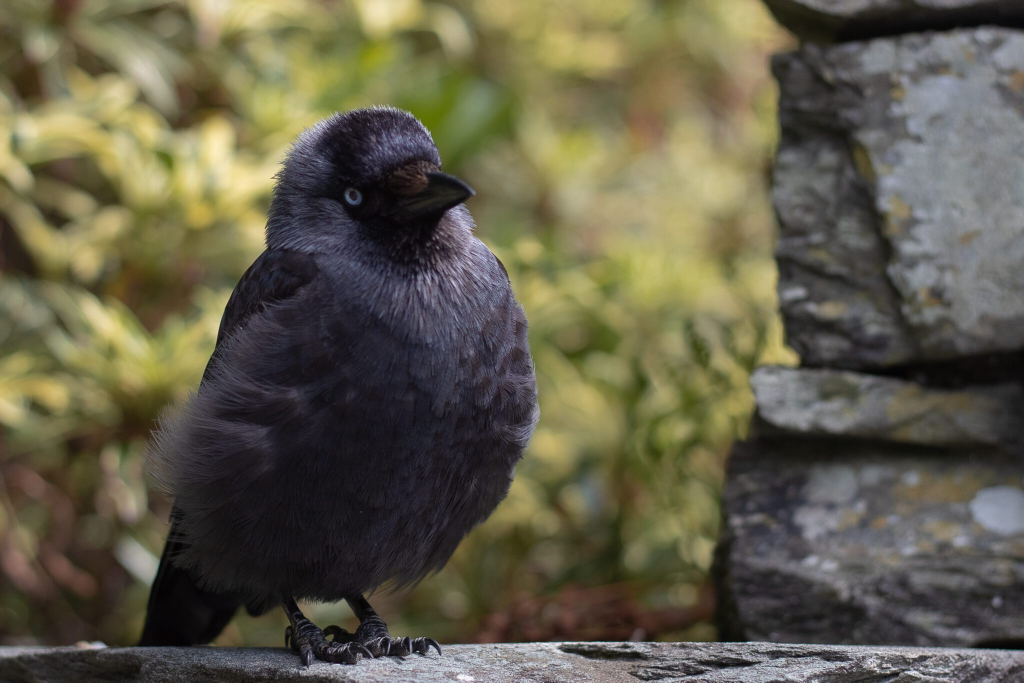
#> input picture input/bird.jpeg, 2048 x 1365 px (shown at 1/2 size)
$ python main.py --input ../input/bird.jpeg --k-value 5
#> lines starting #> are read from the running program, lines starting #| are printed output that depends on the picture
### src/image_segmentation.py
import random

import cv2
import numpy as np


def _dist(a, b):
    """Calculate the distance between 2 points in a 3D coordinate system."""
    return np.sqrt(np.sum((b - a) ** 2, 2))


def apply_k_means(img, k, max_iter):
    """
    Apply K-means clustering to segment an image.

    Args:
        img: Input image in BGR or RGB format
        k: Number of clusters
        max_iter: Maximum number of iterations

    Returns:
        Segmented image where each pixel is replaced with its cluster color
    """
    # Make a copy of the image to avoid modifying the original
    img_copy = img.copy()

    # Split image into channels, reformat to h x w x c structure
    img_copy = np.array(cv2.split(img_copy))
    img_copy = img_copy.transpose(1, 2, 0)

    # Exit conditions
    iter_count = 0
    moved = True

    # Initial cluster centers - randomly initialize
    # Ensure clusters are numpy arrays for consistent types
    clusters = np.array(
        [[random.randint(0, 255) for i in range(3)] for j in range(k)], dtype=np.float32
    )

    while iter_count < max_iter and moved:
        iter_count += 1

        # Calculate distance between pixels and each cluster
        distances = np.array([_dist(img_copy, clusters[i]) for i in range(k)])

        # Index (0, ..., k) of the nearest cluster center for each pixel
        nearest = np.argmin(distances, 0)

        # Store previous clusters for comparison
        prev_clusters = clusters.copy()

        # Update each cluster center
        for i in range(k):
            # Create mask of which pixels belong to the cluster
            ind = np.where(nearest == i, True, False)

            # Check if any pixels are assigned to this cluster
            if np.any(ind):
                # Apply mask to image to extract subset of pixels
                subset = img_copy[ind]

                # Calculate mean of the identified subset - update cluster centers
                # Handle potential empty clusters
                if len(subset) > 0:
                    clusters[i] = [
                        np.round(np.mean(subset[:, 0])),
                        np.round(np.mean(subset[:, 1])),
                        np.round(np.mean(subset[:, 2])),
                    ]
            # If no pixels assigned, keep the previous cluster center

        # Check if clusters have moved significantly
        if np.allclose(clusters, prev_clusters):
            moved = False

        # Print progress
        if iter_count % 2 == 0 or not moved:
            print(
                f"K-means iteration {iter_count}/{max_iter} - {'Converged' if not moved else 'In progress'}"
            )

    # Convert clusters to integer type for image creation
    clusters = np.array(clusters, dtype=np.uint8)

    # Create segmented image by mapping each pixel to its cluster color
    segmented_img = clusters[nearest]

    return segmented_img


# [111 lines left out: functions apply_hsv_k_means, display_hsv_result, not called in this run]

### src/main.py
import argparse
import os
import sys
import uuid

import cv2
import matplotlib.pyplot as plt

from image_segmentation import apply_k_means, apply_hsv_k_means, display_hsv_result


def import_image(filename):
    """
    Load an image from a file and convert it to RGB format.

    Args:
        filename (str): Path to the image file

    Returns:
        numpy.ndarray: The loaded image in RGB format

    Raises:
        ValueError: If the image cannot be loaded
    """
    img = cv2.imread(filename)
    if img is None:
        raise ValueError(
            f"Image at {filename} could not be loaded. Please check the file path and format."
        )
    img = cv2.cvtColor(img, cv2.COLOR_BGR2RGB)  # Convert BGR to RGB for correct display
    return img


def result(img, no_plot=False, should_save=False, save_dpi=300, output_dir="../output"):
    save_path = None

    # Always render image to figure, even if not shown
    plt.figure(figsize=(10, 8))
    plt.axis("off")
    plt.imshow(img)
    plt.tight_layout()

    if should_save:
        try:
            os.makedirs(output_dir, exist_ok=True)
            filename = f"{uuid.uuid4()}.png"
            save_path = os.path.join(output_dir, filename)
            plt.savefig(save_path, format="png", dpi=save_dpi, bbox_inches="tight", pad_inches=0)
            print(f"Image saved to {save_path}")
        except Exception as e:
            print(f"Error saving image: {e}")

    if not no_plot:
        plt.show()
    else:
        plt.close()  # close the figure if we’re not showing it

    return save_path


def main():
    # Create argument parser with more descriptive help
    parser = argparse.ArgumentParser(
        description="Image segmentation using K-means clustering",
        formatter_class=argparse.ArgumentDefaultsHelpFormatter,  # Show default values in help
    )

    # Add arguments with more descriptive help messages
    parser.add_argument(
        "-i", "--input", type=str, help="Path to the input image file", required=True
    )
    parser.add_argument(
        "-s",
        "--save",
        action="store_true",
        help="Save the resulting image to the output directory",
        default=False,
    )
    parser.add_argument(
        "-np",
        "--no-plot",
        action="store_true",
        help="Skip displaying the image on screen",
        default=False,
    )
    parser.add_argument(
        "-d", "--dpi", type=int, help="DPI resolution for the saved image", default=600
    )
    parser.add_argument(
        "-k",
        "--k-value",
        type=int,
        help="Number of clusters for K-means clustering",
        required=True,
    )
    parser.add_argument(
        "-max",
        "--max-iter",
        type=int,
        help="Maximum iterations for K-means clustering convergence",
        default=10,
    )
    parser.add_argument(
        "-o",
        "--output-dir",
        type=str,
        help="Directory to save output images",
        default="../output",

    )
    parser.add_argument(
        "-c",
        "--color-space",
        type=str,
        choices=["rgb", "hsv"],
        help="Color space to use for segmentation (rgb or hsv)",
        default="rgb",
    )

    # Parse arguments
    args = parser.parse_args()

    # Validate input file exists
    if not os.path.isfile(args.input):
        print(f"Error: Input file '{args.input}' not found.")
        sys.exit(1)

    # Validate k-value is positive
    if args.k_value <= 0:
        print("Error: k-value must be positive.")
        sys.exit(1)

    try:
        # Import the image
        img = import_image(args.input)
#> in import_image, img is the input picture: shape (1365, 2048, 3); mean B, G, R 73.9, 93.1, 97.5

        # Apply K-means depending on color space
        if args.color_space == "rgb":
            print(f"Applying RGB K-means with k={args.k_value}, max_iter={args.max_iter}...")
            res = apply_k_means(img, args.k_value, args.max_iter)
#> the loop in apply_k_means, `while iter_count < max_iter and moved:` made 10 passes
#> pass 1, in apply_k_means, `nearest = np.argmin(distances, 0)`:
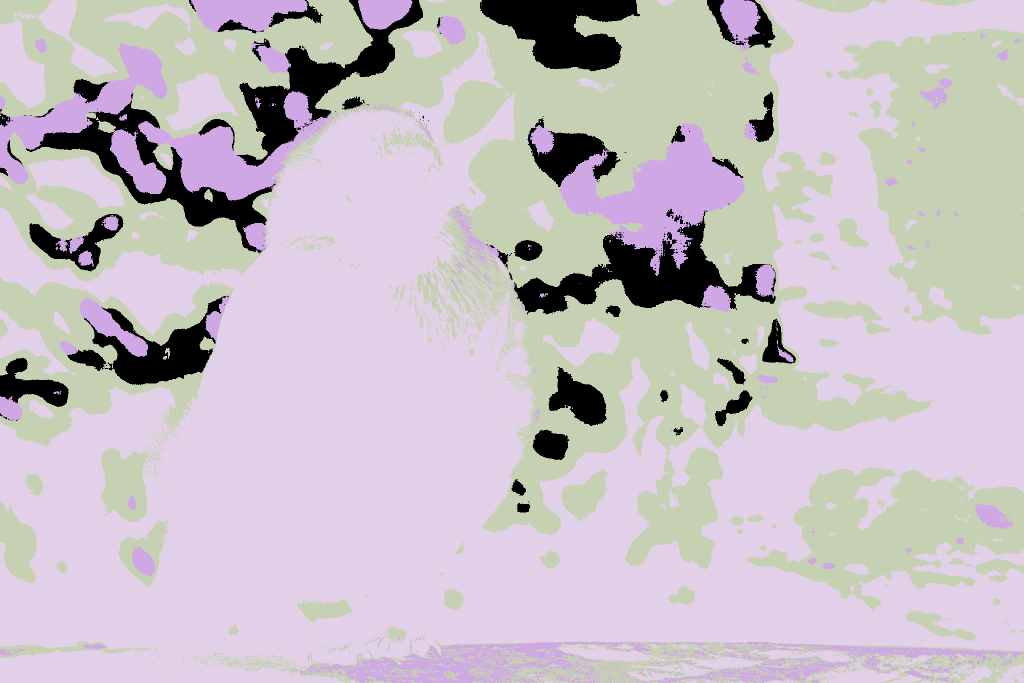
#> nearest: shape (1365, 2048) int64 (shown at 1/2 size); 4 distinct labels, from 0 to 4; one colour per label, 0 black
#> pass 2, in apply_k_means, `nearest = np.argmin(distances, 0)`:
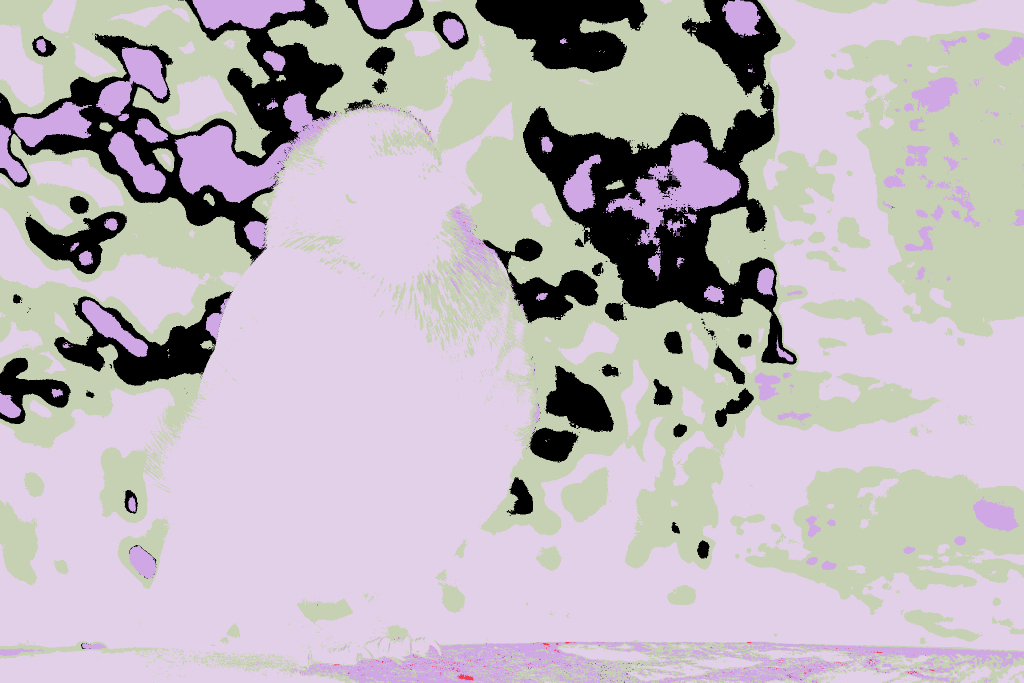
#> nearest: shape (1365, 2048) int64 (shown at 1/2 size); 5 distinct labels, from 0 to 4; one colour per label, 0 black
#> pass 3, in apply_k_means, `nearest = np.argmin(distances, 0)`:
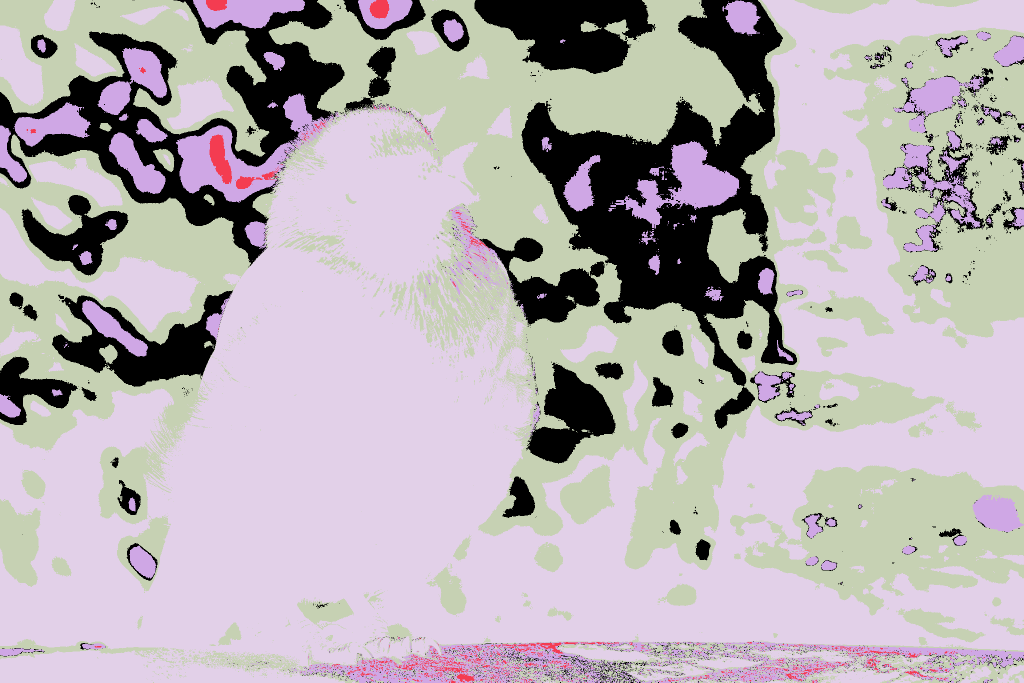
#> nearest: shape (1365, 2048) int64 (shown at 1/2 size); 5 distinct labels, from 0 to 4; one colour per label, 0 black
#> after the loop in apply_k_means, `while iter_count < max_iter and moved:`: clusters = [[133, 129, 100], [203, 196, 164], [171, 164, 119], [91, 87, 68], [39, 35, 35]]; iter_count = 10
#> in apply_k_means, `segmented_img = clusters[nearest]`:
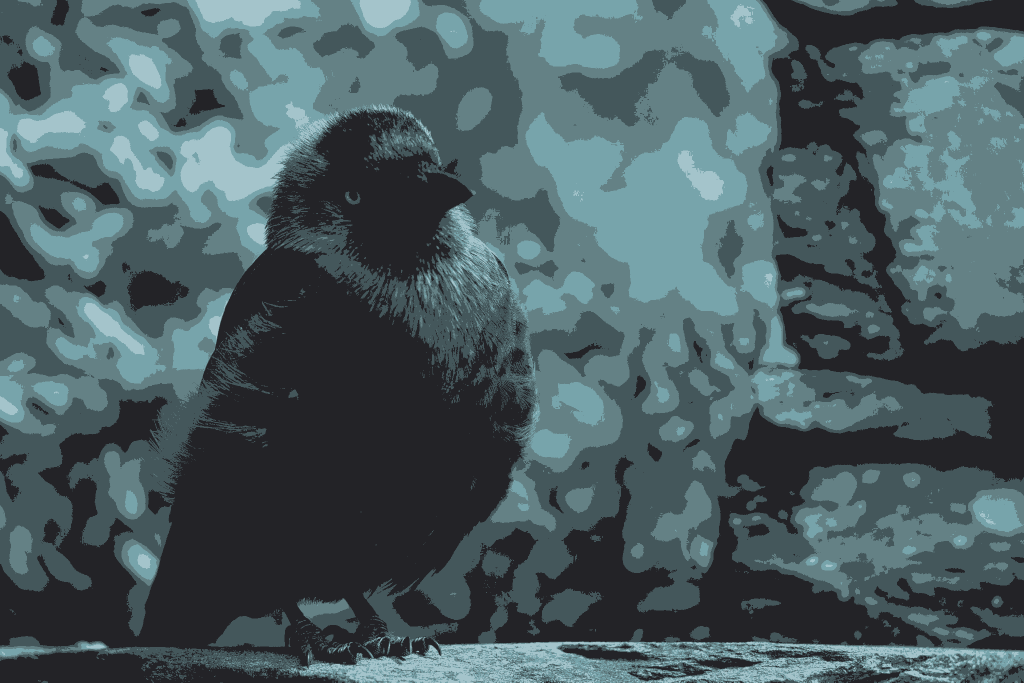
#> segmented_img: shape (1365, 2048, 3) (shown at 1/2 size); mean of channels 0, 1, 2 97.3, 92.8, 74.1; drawn as B, G, R

        elif args.color_space == "hsv":
            print(f"Applying HSV K-means with k={args.k_value}, max_iter={args.max_iter}...")
            res = apply_hsv_k_means(img, args.k_value, args.max_iter)

            # HSV sonucu doğrudan HSV formatında göstermek istersen:
            if not args.no_plot:
                display_hsv_result(res)

            # HSV'yi RGB'ye çevirip kaydetmek istersen (opsiyonel):
            res = cv2.cvtColor(res, cv2.COLOR_HSV2RGB)


        # Display/save result
        saved_path = result(res, args.no_plot, args.save, args.dpi, args.output_dir)

        if saved_path:
            print(f"Success! Image saved to: {saved_path}")
        elif not args.no_plot:
            print("Image displayed. Close the window to exit.")

    except ValueError as e:
        print(f"Error: {e}")
        sys.exit(1)
    except Exception as e:
        print(f"Unexpected error: {e}")
        sys.exit(1)

    return 0


if __name__ == "__main__":
    sys.exit(main())
#> (the program exits here)
